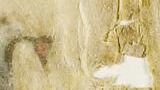
#> input picture data/training/images/vat_gr_1209_41_col0_line0002.png, 160 x 90 px; its folder holds only this picture in this run
$ python -i preprocess.py   (imports and definitions only)
#> lines starting #> are read from the running program, lines starting #| are printed output that depends on the picture; after the words box and inside, x2 and y2 are one past the last pixel; in counts of white or black regions, pixels touching at a corner belong together
"""Image preprocessing for manuscript folio scans.

Converts raw high-resolution folio images into forms suitable for OCR engines.
All functions accept and return numpy arrays (grayscale or binary, uint8).
"""

from __future__ import annotations

from pathlib import Path

import cv2
import numpy as np


# ---------------------------------------------------------------------------
# Loading
# ---------------------------------------------------------------------------

def load_image(path: Path) -> np.ndarray:
    """Load a folio image as a BGR numpy array."""
    img = cv2.imread(str(path))
    if img is None:
        raise FileNotFoundError(f"Could not load image: {path}")
    return img


def resize_to_width(img: np.ndarray, max_width: int) -> np.ndarray:
    """Downscale image if wider than max_width, preserving aspect ratio."""
    h, w = img.shape[:2]
    if w <= max_width:
        return img
    scale = max_width / w
    return cv2.resize(img, (max_width, int(h * scale)), interpolation=cv2.INTER_AREA)


# ---------------------------------------------------------------------------
# Colour conversion
# ---------------------------------------------------------------------------

def to_grayscale(img: np.ndarray) -> np.ndarray:
    """Convert BGR image to grayscale. No-op if already grayscale."""
    if len(img.shape) == 2:
        return img
    return cv2.cvtColor(img, cv2.COLOR_BGR2GRAY)


# ---------------------------------------------------------------------------
# Binarization
# ---------------------------------------------------------------------------

def binarize_adaptive(
    gray: np.ndarray,
    block_size: int = 51,
    C: int = 10,
) -> np.ndarray:
    """Adaptive Gaussian thresholding.

    Better than Otsu for parchment manuscripts with uneven illumination,
    staining, or vellum transparency. block_size must be odd.
    """
    return cv2.adaptiveThreshold(
        gray, 255,
        cv2.ADAPTIVE_THRESH_GAUSSIAN_C,
        cv2.THRESH_BINARY,
        block_size, C,
    )


# [7 lines left out: function binarize_otsu, not called in this run]


def denoise(gray: np.ndarray, h: int = 10) -> np.ndarray:
    """Non-local means denoising — useful for heavy parchment grain."""
    return cv2.fastNlMeansDenoising(gray, h=h)


# ---------------------------------------------------------------------------
# Geometry correction
# ---------------------------------------------------------------------------

def deskew(gray: np.ndarray) -> tuple[np.ndarray, float]:
    """Estimate and correct skew angle.

    Returns the corrected image and the detected angle in degrees.
    Very small angles (< 0.1°) are left untouched.
    """
    inverted = cv2.bitwise_not(gray)
    coords = np.column_stack(np.where(inverted > 0))
    if len(coords) < 100:
        return gray, 0.0

    angle = cv2.minAreaRect(coords)[-1]
    if angle < -45:
        angle = -(90 + angle)
    else:
        angle = -angle

    if abs(angle) < 0.1:
        return gray, angle

    h, w = gray.shape
    M = cv2.getRotationMatrix2D((w // 2, h // 2), angle, 1.0)
    corrected = cv2.warpAffine(
        gray, M, (w, h),
        flags=cv2.INTER_CUBIC,
        borderMode=cv2.BORDER_REPLICATE,
    )
    return corrected, angle


# ---------------------------------------------------------------------------
# Column detection
# ---------------------------------------------------------------------------

# [57 lines left out: functions detect_columns, split_columns, not called in this run]


# ---------------------------------------------------------------------------
# Composite pipeline
# ---------------------------------------------------------------------------

def preprocess(
    path: Path,
    max_width: int = 3000,
    binarize_method: str = "adaptive",
    do_deskew: bool = True,
    do_denoise: bool = False,
) -> tuple[np.ndarray, dict]:
    """Full preprocessing pipeline for a manuscript folio.

    Args:
        path: Path to the folio image.
        max_width: Downscale if wider than this (Tesseract is happiest ~300 DPI,
                   roughly 2000–3000px for a manuscript page).
        binarize_method: "adaptive" | "otsu" | "none".
        do_deskew: Whether to correct rotation.
        do_denoise: Whether to apply NLM denoising before binarization.

    Returns:
        (processed_image, info_dict) where info_dict contains diagnostics
        (original size, deskew angle, etc.).
    """
#> called with max_width = 3000, binarize_method = 'adaptive', do_deskew = True, do_denoise = False
    img = load_image(path)
#> in load_image, img is the input picture: shape (90, 160, 3); mean B, G, R 140.8, 186.9, 202.6
    original_h, original_w = img.shape[:2]
#> original_h = 90; original_w = 160

    img = resize_to_width(img, max_width)
    gray = to_grayscale(img)
#> in to_grayscale, `return cv2.cvtColor(img, cv2.COLOR_BGR2GRAY)`:
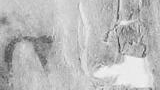
#> returned value: shape (90, 160); min 50, max 246, mean 186.4

    angle = 0.0
    if do_deskew:
        gray, angle = deskew(gray)
#> in deskew, `inverted = cv2.bitwise_not(gray)`:
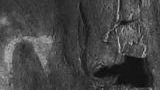
#> inverted: shape (90, 160); min 9, max 205, mean 68.6
#> in deskew, `coords = np.column_stack(np.where(inverted > 0))`: coords = 14400 pairs, first value 0 to 89, second value 0 to 159
#> in deskew, `angle = cv2.minAreaRect(coords)[-1]`: angle = -90
#> in deskew, `angle = -(90 + angle)`: angle = 0
#> angle = 0

    if do_denoise:
        gray = denoise(gray)

    if binarize_method == "adaptive":
        result = binarize_adaptive(gray)
#> in binarize_adaptive, `return cv2.adaptiveThreshold( gray, 255, cv2.ADAPTIVE_THRESH_GAUSSIAN_..`:
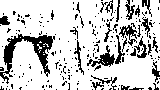
#> returned value: shape (90, 160); 79.5% white; 209 black regions (184 under 20 px), largest, box (x1, y1, x2, y2) and area: (0, 34, 55, 84) 804, (87, 45, 115, 67) 211, (119, 25, 137, 46) 148
    elif binarize_method == "otsu":
        result = binarize_otsu(gray)
    else:
        result = gray

    info = {
        "original_size": (original_w, original_h),
        "processed_size": (result.shape[1], result.shape[0]),
        "deskew_angle_deg": angle,
        "binarize_method": binarize_method,
    }
#> info = {'original_size': (160, 90), 'processed_size': (160, 90), 'deskew_angle_deg': 0, 'binarize_method': 'adaptive'}
    return result, info

>>> result = preprocess('../../data/training/images/vat_gr_1209_41_col0_line0002.png')

$ run again, on data/training/images/vat_gr_1209_41_col0_line0005.png
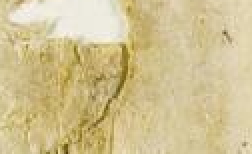
#> input picture data/training/images/vat_gr_1209_41_col0_line0005.png, 126 x 77 px (shown 2 times larger)
#> in load_image, img is the input picture: shape (77, 126, 3); mean B, G, R 146.2, 193.8, 209.3
#> in deskew, `inverted = cv2.bitwise_not(gray)`:
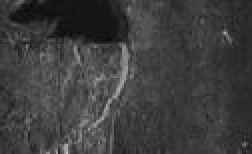
#> inverted: shape (77, 126) (shown 2 times larger); min 9, max 192, mean 62
#> coords = 9702 pairs, first value 0 to 76, second value 0 to 125
#> in deskew, `angle = cv2.minAreaRect(coords)[-1]`: angle = -90
#> in deskew, `angle = -(90 + angle)`: angle = 0
#> in binarize_adaptive, `return cv2.adaptiveThreshold( gray, 255, cv2.ADAPTIVE_THRESH_GAUSSIAN_..`:
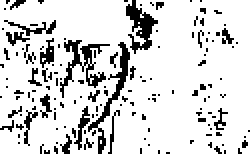
#> returned value: shape (77, 126) (shown 2 times larger); 84.5% white; black in thin lines or dots
#> info = {'original_size': (126, 77), 'processed_size': (126, 77), 'deskew_angle_deg': 0, 'binarize_method': 'adaptive'}

$ run again, on data/training/images/vat_gr_1209_41_col0_line0007.png
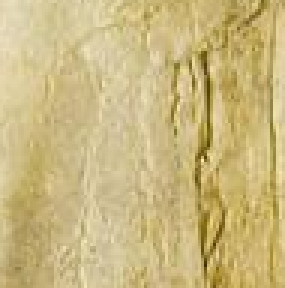
#> input picture data/training/images/vat_gr_1209_41_col0_line0007.png, 95 x 96 px (shown 3 times larger)
#> in load_image, img is the input picture: shape (96, 95, 3); mean B, G, R 127.7, 184.3, 202.5
#> in deskew, `inverted = cv2.bitwise_not(gray)`:
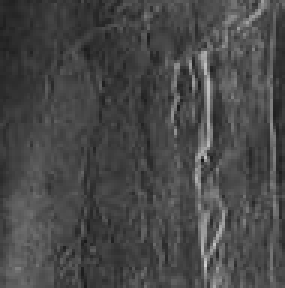
#> inverted: shape (96, 95) (shown 3 times larger); min 24, max 208, mean 71.7
#> coords = 9120 pairs, first value 0 to 95, second value 0 to 94
#> in deskew, `angle = cv2.minAreaRect(coords)[-1]`: angle = -90
#> in deskew, `angle = -(90 + angle)`: angle = 0
#> in binarize_adaptive, `return cv2.adaptiveThreshold( gray, 255, cv2.ADAPTIVE_THRESH_GAUSSIAN_..`:
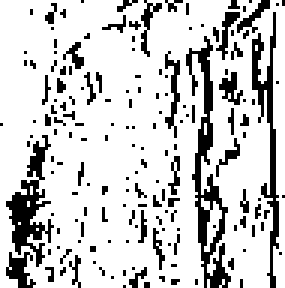
#> returned value: shape (96, 95) (shown 3 times larger); 79.9% white; black in thin lines or dots
#> info = {'original_size': (95, 96), 'processed_size': (95, 96), 'deskew_angle_deg': 0, 'binarize_method': 'adaptive'}

$ run again, on data/training/images/vat_gr_1209_41_col0_line0008.png
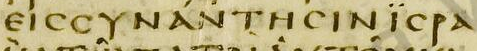
#> input picture data/training/images/vat_gr_1209_41_col0_line0008.png, 477 x 51 px
#> in load_image, img is the input picture: shape (51, 477, 3); mean B, G, R 127.4, 175.4, 188.3
#> in deskew, `inverted = cv2.bitwise_not(gray)`:
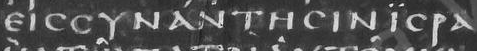
#> inverted: shape (51, 477); min 20, max 242, mean 81.1
#> coords = 24327 pairs, first value 0 to 50, second value 0 to 476
#> in deskew, `angle = cv2.minAreaRect(coords)[-1]`: angle = -90
#> in deskew, `angle = -(90 + angle)`: angle = 0
#> in binarize_adaptive, `return cv2.adaptiveThreshold( gray, 255, cv2.ADAPTIVE_THRESH_GAUSSIAN_..`:
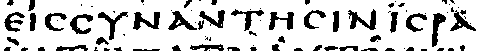
#> returned value: shape (51, 477); 81.1% white; 88 black regions (41 under 20 px), largest, box (x1, y1, x2, y2) and area: (348, 9, 376, 30) 264, (133, 12, 160, 30) 252, (432, 13, 446, 47) 225
#> info = {'original_size': (477, 51), 'processed_size': (477, 51), 'deskew_angle_deg': 0, 'binarize_method': 'adaptive'}
